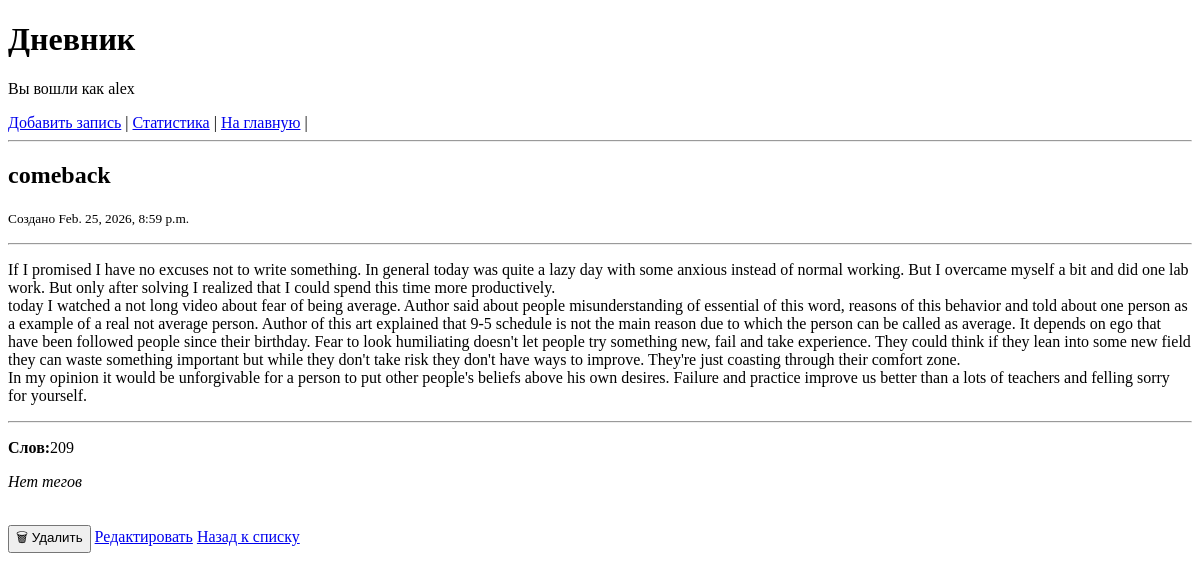
Page /records/comeback-20260225/ (signed in) on the earlier database version.
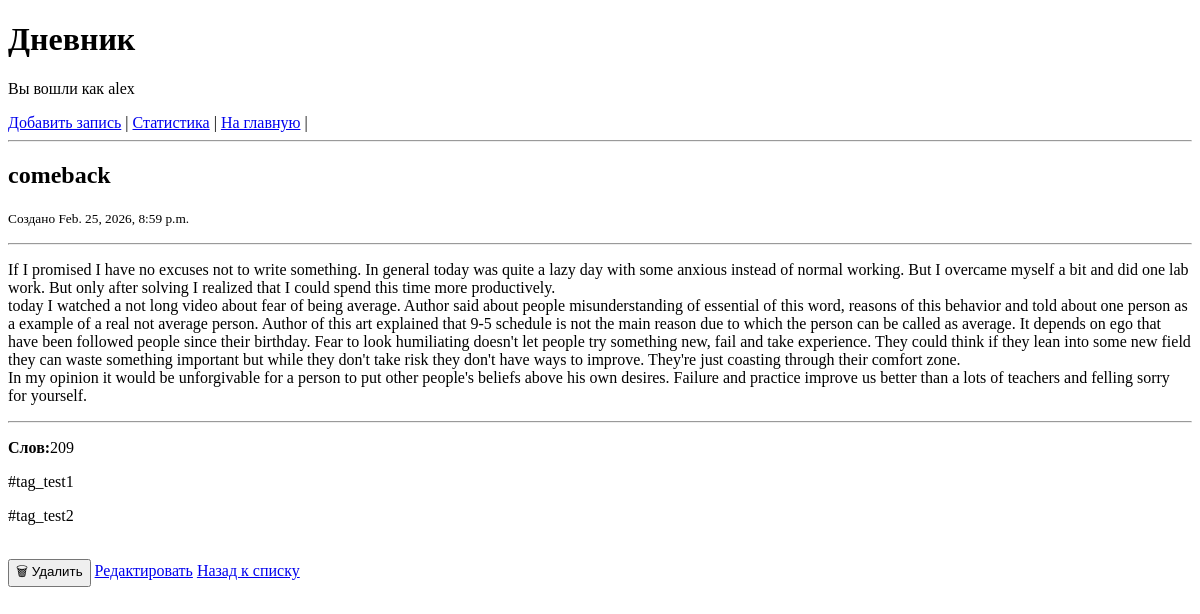
Same page on the later database version.
### records/models.py (models this page shows)
class Tag(models.Model):
    name = models.CharField(max_length=100, unique=True)
    def __str__(self):
        return self.name

### records/views.py (the view)
# urls.py: path('<slug:slug>/', views.show_record, name='record'),
@login_required
def show_record(request, slug): # show one page
    record = get_object_or_404(
        Record,
        slug=slug,
        user=request.user
    )
    return render(request, 'records/record.html', {'record': record})

### records/models.py (called while the page is built)
    def word_count(self):
        return len(self.content.split())

### records/templates/records/record.html (shortened to what this page needs)
{% extends "base.html" %}
{% block content %}
<article>
    <h2>{{ record.title }}</h2>
    <p><small>Создано {{ record.date }}</small></p>
    <hr>
    <div>  {{ record.content|linebreaks }}</div>
    <hr>
    <p><strong>Слов:</strong>{{ record.word_count }}</p>
    <p>
        {% for tag in record.tags.all %}
            <p>#{{ tag }} </p>
        {% empty %}
            <em>Нет тегов</em>
        {% endfor %}
    </p>
    <br>
    <form action="{% url 'delete_record' record.slug %}"
      method="post"
      style="display:inline;"
      onsubmit="return confirm('Вы уверены, что хотите удалить запись?');">
    <button type="submit">🗑 Удалить</button>
    </form>
    <a href="{% url 'edit_record' record.slug %}">Редактировать</a>
    <a href="{% url 'record_list' %}">Назад к списку</a>
</article>
{% endblock %}

Differences in the rows shown:
added Tag: name "tag_test1"
added Tag: name "tag_test2"
Other differences:
text no longer shown: "Нет тегов"
